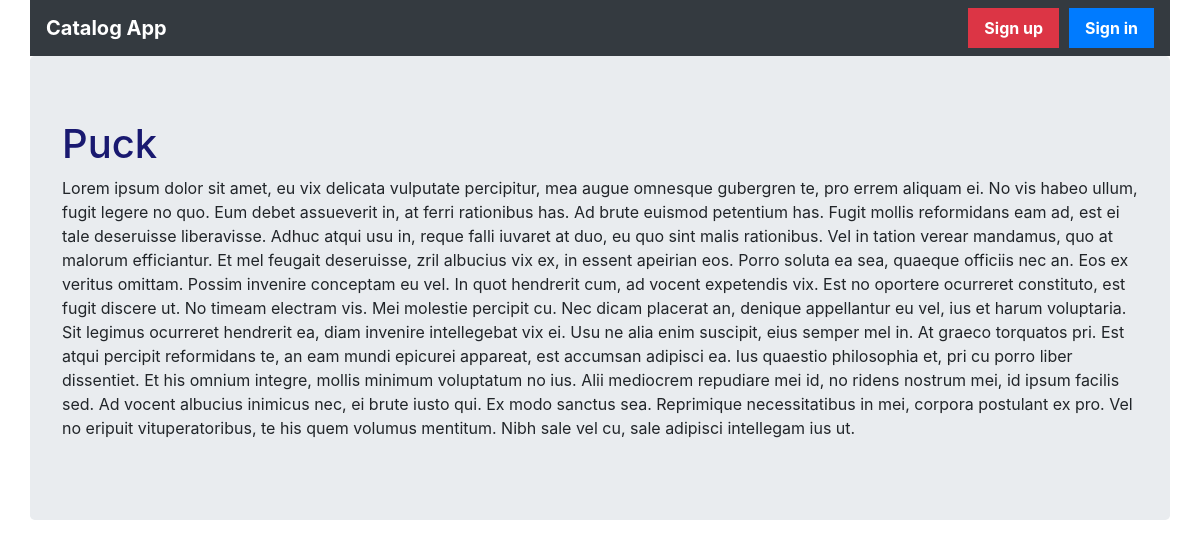
/catalog/Hockey/items/3, run on the app's committed database.
### database_setup.py (models this page shows, shortened)
class Item(Base):
    __tablename__ = 'item'
    id = Column(Integer, primary_key=True)
    name = Column(String(250), nullable=False)
    description = Column(String(250))
    category_id = Column(Integer, ForeignKey('category.id'))
    category = relationship(Category)
    user_id = Column(Integer, ForeignKey('user.id'))
    user = relationship(User)

### project.py (the view)
@app.route('/catalog/<string:category_name>/items/<int:item_id>')
def showItemDetails(category_name, item_id):
    session = DBSession()
    item = session.query(Item).filter_by(id=item_id).one()
    return render_template('itemDetails.html',
                           item=item,
                           login_session=login_session)

### templates/itemDetails.html (shortened to what this page needs)
{% extends "base.html" %}
{% block content %}
{% include "header.html" %}
<main role="main">
  <div class="jumbotron">
    <h1>{{item.name}}</h1>
    <p>{{item.description}}</p>
  </div>
</main>
{% endblock %}

### static/styles.css (style rules this page uses)
body { padding-top: 3.5rem; }
.jumbotron h1 { color: midnightblue; }

### data on the page
Item: name "Puck", description "Lorem ipsum dolor sit amet, eu vix delicata vulputate percipitur, mea augue omnesque gubergren te, pro errem aliquam ei. No vis habeo ullum, fugit legere no quo. Eum debet assueverit in, at ferri rationibus has. Ad brute euismod petentium has. Fugit mollis reformidans eam ad, est ei tale deseruisse liberavisse. Adhuc atqui usu in, reque falli iuvaret at duo, eu quo sint malis rationibus. Vel in tation verear mandamus, quo at malorum efficiantur. Et mel feugait deseruisse, zril albucius vix ex, in essent apeirian eos. Porro soluta ea sea, quaeque officiis nec an. Eos ex veritus omittam. Possim invenire conceptam eu vel. In quot hendrerit cum, ad vocent expetendis vix. Est no oportere…"
